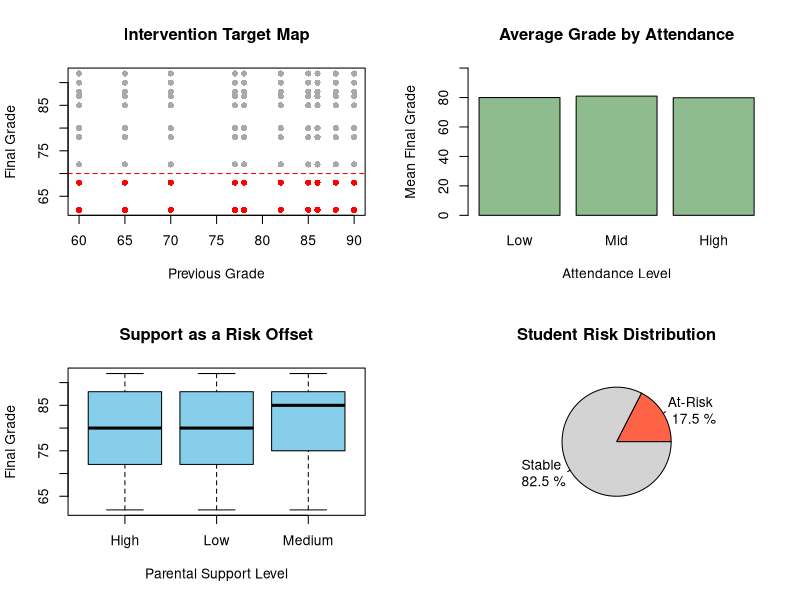

The R source for this figure:
clean_data <- read.csv("student_performance_cleaned.csv", check.names = FALSE)

#categorizing students in pie chart
clean_data$risk_status <- ifelse(clean_data$FinalGrade < 70, "At-Risk", "Stable")
risk_counts <- table(clean_data$risk_status)

#grouping attendance
clean_data$attendance_group <- cut(clean_data$AttendanceRate, breaks = c(0, 75, 85, 100), 
                                   labels = c("Low", "Mid", "High"))
avg_grades <- aggregate(FinalGrade ~ attendance_group, data = clean_data, mean)

par(mfrow = c(2, 2))

#identifies students below the 70% threshold
plot(clean_data$PreviousGrade, clean_data$FinalGrade,
     col = ifelse(clean_data$risk_status == "At-Risk", "red", "darkgrey"),
     pch = 16, main = "Intervention Target Map",
     xlab = "Previous Grade", ylab = "Final Grade")
abline(h = 70, col = "red", lty = 2)

#grade by attendance
barplot(avg_grades$FinalGrade, names.arg = avg_grades$attendance_group,
        main = "Average Grade by Attendance",
        xlab = "Attendance Level", ylab = "Mean Final Grade",
        col = "darkseagreen", ylim = c(0, 100))

#parental support correlation with final grade
boxplot(FinalGrade ~ ParentalSupport, data = clean_data,
        main = "Support as a Risk Offset",
        xlab = "Parental Support Level", ylab = "Final Grade",
        col = "skyblue")

#percentage of students needing intervention
pie(risk_counts, 
    labels = paste(names(risk_counts), "\n", round(100*risk_counts/sum(risk_counts), 1), "%"),
    main = "Student Risk Distribution",
    col = c("tomato", "lightgrey"))
